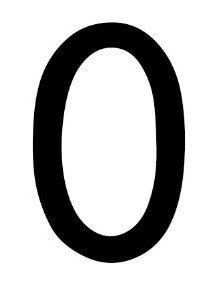
#> input picture imgnum/0.jpg, 219 x 296 px, given in place of the camera
$ python main.py   (older library calls are emulated)
#> lines starting #> are read from the running program, lines starting #| are printed output that depends on the picture; after the words box and inside, x2 and y2 are one past the last pixel; in counts of white or black regions, pixels touching at a corner belong together
import cv2
import numpy as np

cap = cv2.VideoCapture(0)
# cap = cv2.VideoCapture("http://192.168.16.130:81/videostream.cgi?user=admin&pwd=888888")
ret,img = cap.read()
#> img is the input picture: shape (296, 219, 3); min 0, max 255, mean 194.3

# [59 lines of commented-out code are left out]
def nothing(x):
    pass

cv2.namedWindow("TrackBar")
cv2.createTrackbar("L-H","TrackBar",0,255,nothing)
cv2.createTrackbar("L-S","TrackBar",0,255,nothing)
cv2.createTrackbar("L-V","TrackBar",0,255,nothing)
cv2.createTrackbar("H-H","TrackBar",30,255,nothing)
cv2.createTrackbar("H-S","TrackBar",255,255,nothing)
cv2.createTrackbar("H-V","TrackBar",255,255,nothing)

while True:
    ret,img = cap.read()
    cv2.imshow("img",img)
    img2 = cv2.medianBlur(img,5)
    hsv = cv2.cvtColor(img2,cv2.COLOR_BGR2HSV)
#> hsv: shape (296, 219, 3); mean H, S, V 0, 0, 194.3

    l_h = cv2.getTrackbarPos("L-H","TrackBar")
    l_s = cv2.getTrackbarPos("L-S","TrackBar")
    l_v = cv2.getTrackbarPos("L-V","TrackBar")
    h_h = cv2.getTrackbarPos("H-H","TrackBar")
    h_s = cv2.getTrackbarPos("H-S","TrackBar")
    h_v = cv2.getTrackbarPos("H-V","TrackBar")


    low_red = np.array([l_h,l_s,l_v])
    hei_red = np.array([h_h,h_s,h_v])

    mask = cv2.inRange(hsv,low_red,hei_red)
#> mask: shape (296, 219); every value is 255
    cv2.imshow("mask",mask)
    img,contours,f= cv2.findContours(mask,cv2.RETR_TREE,cv2.CHAIN_APPROX_SIMPLE)
#> contours = [[[0, 0], [0, 295], [218, 295], [218, 0]]]; f = [[-1, -1, -1, -1]]
    print(len(contours))
#| 1
    for cnt in contours:
        area = cv2.contourArea(cnt)
        approx = cv2.approxPolyDP(cnt,0.01*cv2.arcLength(cnt,True),True)
        x =approx.ravel()[0]
        y =approx.ravel()[1]
        if area > 400:
            cv2.drawContours(img,[approx],0,(0,0,0),5)
            if len(approx) == 4:
                cv2.putText(img,"Rectangle",(x,y),cv2.FONT_HERSHEY_COMPLEX_SMALL,2,(0,255,0))
            if len(approx) == 3:
                cv2.putText(img,"triangle",(x,y),cv2.FONT_HERSHEY_COMPLEX_SMALL,2,(0,255,0))
            if len(approx) >12:
                 cv2.putText(img,"circle",(x,y),cv2.FONT_HERSHEY_COMPLEX_SMALL,2,(0,255,0))
#> this loop made 1 pass
#> (area, approx, x, y) on pass 1: (64310, [[0, 0], [0, 295], [218, 295], [218, 0]], 0, 0)
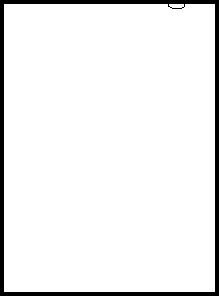
#> img: shape (296, 219); 93.7% white; 1 black region, box (x1, y1, x2, y2) and area: (0, 0, 219, 296) 4077

    if cv2.waitKey(1)==ord('q'):
#> (key q is pressed here)
        break
# [26 lines of commented-out code are left out]
cv2.destroyAllWindows()
